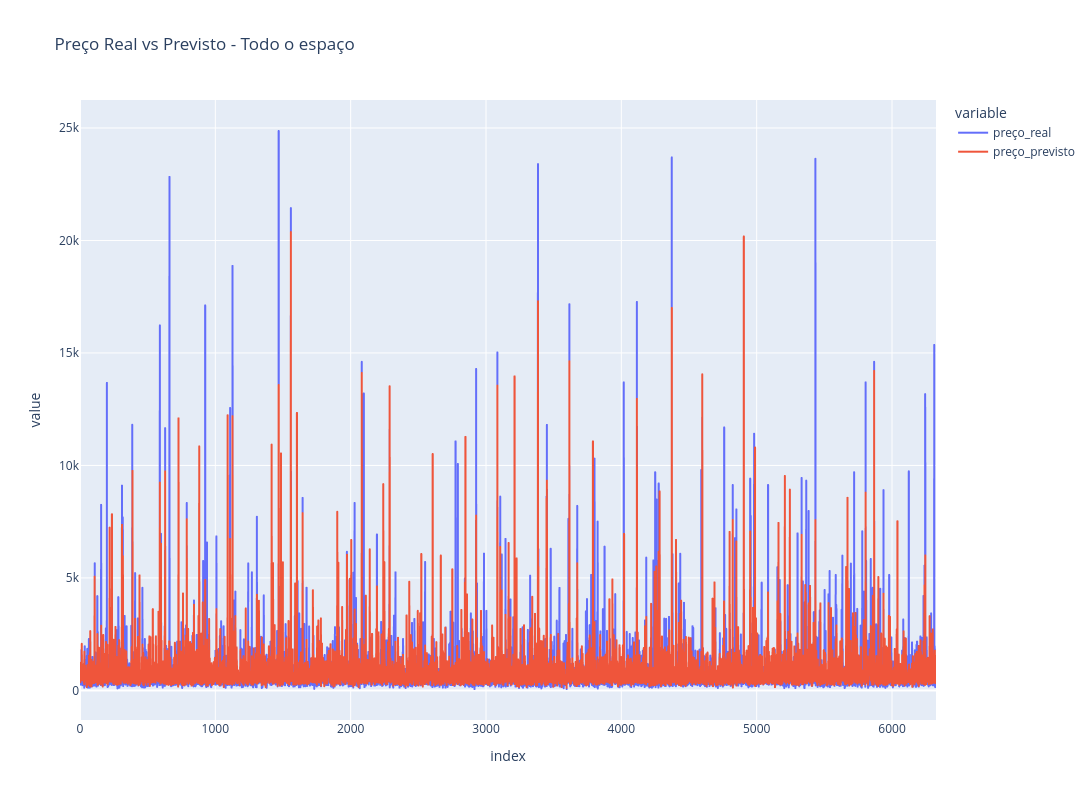

Notebook source saved alongside this figure:
### Markdown cell above
Resultado muito bom com XGBoost, principalmente para os dados de todo o espaço, no entanto houve perda de quase 40% dos dados totais devido a falta de dados em algumas das features, uma análise sem algumas features precisa ser feita.

### Code cell
import pandas as pd
import plotly.express as px

nome_do_grupo = 'Todo o espaço' 

y_real = predicoes_pricing[CASO]['arvore_xgboost'][nome_do_grupo]['y_test']
y_previsto = predicoes_pricing[CASO]['arvore_xgboost'][nome_do_grupo]['y_pred']

df_grupo_original = dfs_por_quartos[nome_do_grupo].dropna()
X_grupo = df_grupo_original.drop(columns=['price_cleaned'])
y_grupo = df_grupo_original['price_cleaned'].values

_, X_test_grupo, _, _ = train_test_split(
    X_grupo, y_grupo, test_size=0.2, random_state=RANDOM_SEED
)

df_grupo = pd.DataFrame({
    'id_imovel': X_test_grupo['id'], 
    'preço_real': y_real,            
    'preço_previsto': y_previsto     
})

df_grupo.reset_index(drop=True, inplace=True)
df_grupo['erro (%)'] = ((df_grupo['preço_real'] - df_grupo['preço_previsto']).abs() / df_grupo['preço_real'])*100

fig = px.line(df_grupo, y=['preço_real', 'preço_previsto'], 
              title=f"Preço Real vs Previsto - {nome_do_grupo}")
fig.update_layout(
    width=1500,
    height=800
)
fig.show()

print(f"Exemplos com erro >= 10% para {nome_do_grupo}:")
print(df_grupo[df_grupo['erro (%)'] >= 10].head())

### Figure 1 — Plotly figure (JSON) as saved in the notebook; plotly's stock layout.template omitted (floating-point values rounded to 4 significant figures; data arrays with more than 128 entries replaced by an {"elided": "..."} marker saying what was removed)
{"data": [{"hovertemplate": "variable=preço_real<br>index=%{x}<br>value=%{y}<extra></extra>", "legendgroup": "preço_real", "line": {"color": "#636efa", "dash": "solid"}, "marker": {"symbol": "circle"}, "mode": "lines", "name": "preço_real", "showlegend": true, "type": "scattergl", "x": {"elided": "6326 int values"}, "xaxis": "x", "y": {"elided": "6326 float values"}, "yaxis": "y"}, {"hovertemplate": "variable=preço_previsto<br>index=%{x}<br>value=%{y}<extra></extra>", "legendgroup": "preço_previsto", "line": {"color": "#EF553B", "dash": "solid"}, "marker": {"symbol": "circle"}, "mode": "lines", "name": "preço_previsto", "showlegend": true, "type": "scattergl", "x": {"elided": "6326 int values"}, "xaxis": "x", "y": {"elided": "6326 float values"}, "yaxis": "y"}], "layout": {"height": 800, "legend": {"title": {"text": "variable"}, "tracegroupgap": 0}, "title": {"text": "Preço Real vs Previsto - Todo o espaço"}, "width": 1500, "xaxis": {"anchor": "y", "domain": [0, 1], "title": {"text": "index"}}, "yaxis": {"anchor": "x", "domain": [0, 1], "title": {"text": "value"}}}}
